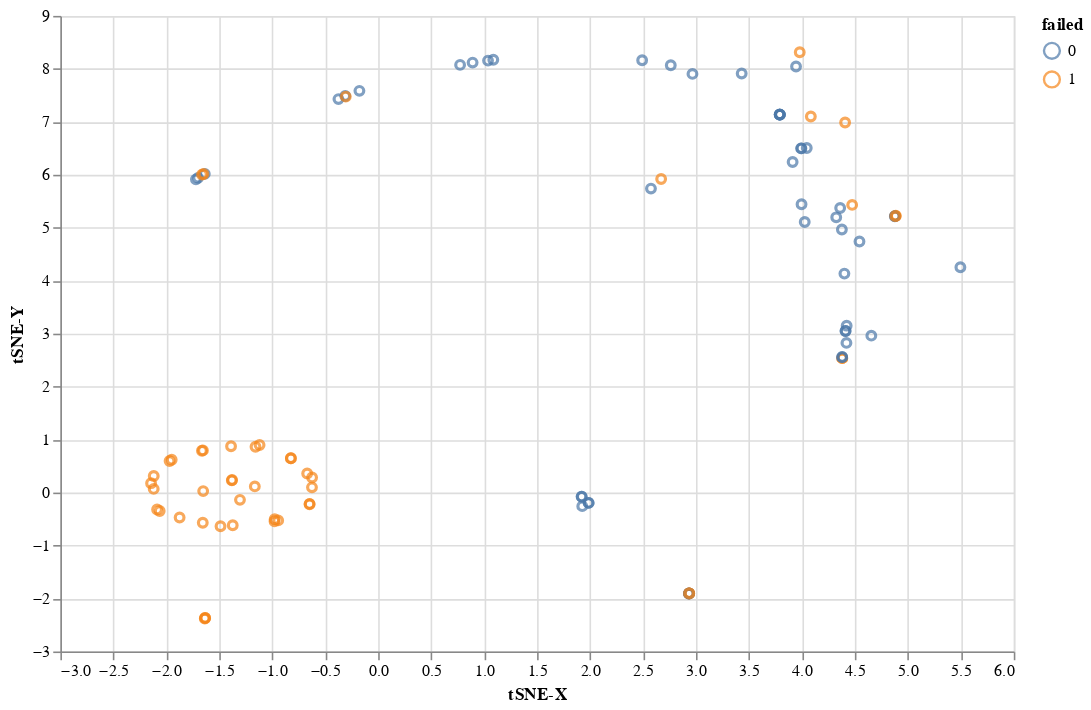

The notebook cell this image was saved under:
### Code cell
import altair as alt

_X = pd.DataFrame({'tSNE-X': tf[:, 0], 'tSNE-Y': tf[:, 1], 'failed': sampled_pdf['failed']})
alt.Chart(_X).mark_point().encode(x='tSNE-X', y='tSNE-Y', color='failed:N').properties(width=600, height=400).interactive()

### Figure 1 — Vega-Lite specification as saved in the notebook (floating-point values rounded to 4 significant figures)
{"config": {"view": {"continuousWidth": 400, "continuousHeight": 300}}, "data": {"name": "data-582d27ebbc48978a505be4422596fec7"}, "mark": "point", "encoding": {"color": {"type": "nominal", "field": "failed"}, "x": {"type": "quantitative", "field": "tSNE-X"}, "y": {"type": "quantitative", "field": "tSNE-Y"}}, "height": 400, "selection": {"selector003": {"type": "interval", "bind": "scales", "encodings": ["x", "y"]}}, "width": 600, "$schema": "https://vega.github.io/schema/vega-lite/v4.8.1.json", "datasets": {"data-582d27ebbc48978a505be4422596fec7": [{"tSNE-X": 4.42, "tSNE-Y": 2.826, "failed": 0}, {"tSNE-X": 0.7733, "tSNE-Y": 8.075, "failed": 0}, {"tSNE-X": 1.037, "tSNE-Y": 8.155, "failed": 0}, {"tSNE-X": 1.926, "tSNE-Y": -0.2562, "failed": 0}, {"tSNE-X": -1.379, "tSNE-Y": 0.237, "failed": 1}, {"tSNE-X": 4.881, "tSNE-Y": 5.22, "failed": 1}, {"tSNE-X": 3.993, "tSNE-Y": 6.499, "failed": 0}, {"tSNE-X": 5.496, "tSNE-Y": 4.254, "failed": 0}, {"tSNE-X": 4.408, "tSNE-Y": 6.986, "failed": 1}, {"tSNE-X": -0.9441, "tSNE-Y": -0.5249, "failed": 1}, {"tSNE-X": 2.967, "tSNE-Y": 7.904, "failed": 0}, {"tSNE-X": -1.7, "tSNE-Y": 5.942, "failed": 0}, {"tSNE-X": 1.92, "tSNE-Y": -0.07601, "failed": 0}, {"tSNE-X": -1.373, "tSNE-Y": -0.6154, "failed": 1}, {"tSNE-X": -1.488, "tSNE-Y": -0.6366, "failed": 1}, {"tSNE-X": 4.878, "tSNE-Y": 5.22, "failed": 1}, {"tSNE-X": -0.3108, "tSNE-Y": 7.487, "failed": 0}, {"tSNE-X": 4.377, "tSNE-Y": 4.966, "failed": 0}, {"tSNE-X": 3.431, "tSNE-Y": 7.912, "failed": 0}, {"tSNE-X": -1.652, "tSNE-Y": 0.02835, "failed": 1}, {"tSNE-X": -1.721, "tSNE-Y": 5.914, "failed": 0}, {"tSNE-X": -0.6477, "tSNE-Y": -0.2138, "failed": 1}, {"tSNE-X": -0.6703, "tSNE-Y": 0.3617, "failed": 1}, {"tSNE-X": -2.087, "tSNE-Y": -0.3193, "failed": 1}, {"tSNE-X": 3.791, "tSNE-Y": 7.137, "failed": 0}, {"tSNE-X": 4.381, "tSNE-Y": 2.538, "failed": 1}, {"tSNE-X": 2.575, "tSNE-Y": 5.739, "failed": 0}, {"tSNE-X": 3.791, "tSNE-Y": 7.137, "failed": 0}, {"tSNE-X": 2.762, "tSNE-Y": 8.067, "failed": 0}, {"tSNE-X": 4.381, "tSNE-Y": 2.538, "failed": 1}, {"tSNE-X": 1.922, "tSNE-Y": -0.07934, "failed": 0}, {"tSNE-X": 3.98, "tSNE-Y": 8.313, "failed": 1}, {"tSNE-X": 4.886, "tSNE-Y": 5.227, "failed": 1}, {"tSNE-X": 1.986, "tSNE-Y": -0.1944, "failed": 0}, {"tSNE-X": -1.158, "tSNE-Y": 0.8658, "failed": 1}, {"tSNE-X": 4.543, "tSNE-Y": 4.74, "failed": 0}, {"tSNE-X": 3.912, "tSNE-Y": 6.242, "failed": 0}, {"tSNE-X": 1.087, "tSNE-Y": 8.171, "failed": 0}, {"tSNE-X": -1.637, "tSNE-Y": 6.017, "failed": 0}, {"tSNE-X": 4.877, "tSNE-Y": 5.218, "failed": 0}, {"tSNE-X": 2.936, "tSNE-Y": -1.902, "failed": 1}, {"tSNE-X": 2.934, "tSNE-Y": -1.904, "failed": 0}, {"tSNE-X": -1.949, "tSNE-Y": 0.6188, "failed": 1}, {"tSNE-X": -1.305, "tSNE-Y": -0.1373, "failed": 1}, {"tSNE-X": 4.413, "tSNE-Y": 3.05, "failed": 0}, {"tSNE-X": 0.8913, "tSNE-Y": 8.118, "failed": 0}, {"tSNE-X": -1.664, "tSNE-Y": 0.7888, "failed": 1}, {"tSNE-X": 4.655, "tSNE-Y": 2.963, "failed": 0}, {"tSNE-X": 4.324, "tSNE-Y": 5.197, "failed": 0}, {"tSNE-X": 3.996, "tSNE-Y": 5.443, "failed": 0}, {"tSNE-X": 4.084, "tSNE-Y": 7.101, "failed": 1}, {"tSNE-X": -2.144, "tSNE-Y": 0.1776, "failed": 1}, {"tSNE-X": 3.945, "tSNE-Y": 8.045, "failed": 0}, {"tSNE-X": -0.9771, "tSNE-Y": -0.5022, "failed": 1}, {"tSNE-X": -1.381, "tSNE-Y": 0.2315, "failed": 1}, {"tSNE-X": -2.119, "tSNE-Y": 0.07009, "failed": 1}, {"tSNE-X": -1.663, "tSNE-Y": 6.004, "failed": 1}, {"tSNE-X": 4.38, "tSNE-Y": 2.558, "failed": 0}, {"tSNE-X": 4.361, "tSNE-Y": 5.373, "failed": 0}, {"tSNE-X": -1.389, "tSNE-Y": 0.8744, "failed": 1}, {"tSNE-X": 1.986, "tSNE-Y": -0.1948, "failed": 0}, {"tSNE-X": -2.063, "tSNE-Y": -0.3465, "failed": 1}, {"tSNE-X": -0.3751, "tSNE-Y": 7.429, "failed": 0}, {"tSNE-X": 2.936, "tSNE-Y": -1.902, "failed": 1}, {"tSNE-X": 4.474, "tSNE-Y": 5.431, "failed": 1}, {"tSNE-X": 2.492, "tSNE-Y": 8.162, "failed": 0}, {"tSNE-X": -1.874, "tSNE-Y": -0.47, "failed": 1}, {"tSNE-X": -0.1771, "tSNE-Y": 7.585, "failed": 0}, {"tSNE-X": -0.625, "tSNE-Y": 0.0991, "failed": 1}, {"tSNE-X": -1.649, "tSNE-Y": 6.016, "failed": 1}, {"tSNE-X": -2.119, "tSNE-Y": 0.3124, "failed": 1}, {"tSNE-X": -0.6477, "tSNE-Y": -0.2191, "failed": 1}, {"tSNE-X": -0.6239, "tSNE-Y": 0.2846, "failed": 1}, {"tSNE-X": 4.38, "tSNE-Y": 2.561, "failed": 0}, {"tSNE-X": 4.884, "tSNE-Y": 5.219, "failed": 1}, {"tSNE-X": 2.934, "tSNE-Y": -1.905, "failed": 1}, {"tSNE-X": 2.934, "tSNE-Y": -1.905, "failed": 0}, {"tSNE-X": -1.633, "tSNE-Y": -2.368, "failed": 1}, {"tSNE-X": -1.656, "tSNE-Y": -0.57, "failed": 1}, {"tSNE-X": 4.046, "tSNE-Y": 6.505, "failed": 0}, {"tSNE-X": 2.671, "tSNE-Y": 5.92, "failed": 1}, {"tSNE-X": 4.026, "tSNE-Y": 5.108, "failed": 0}, {"tSNE-X": 4.401, "tSNE-Y": 4.134, "failed": 0}, {"tSNE-X": -0.824, "tSNE-Y": 0.6479, "failed": 1}, {"tSNE-X": 4.422, "tSNE-Y": 3.151, "failed": 0}, {"tSNE-X": 3.79, "tSNE-Y": 7.136, "failed": 0}, {"tSNE-X": -0.824, "tSNE-Y": 0.6479, "failed": 1}, {"tSNE-X": -0.9786, "tSNE-Y": -0.5417, "failed": 1}, {"tSNE-X": 4.411, "tSNE-Y": 3.05, "failed": 0}, {"tSNE-X": 2.936, "tSNE-Y": -1.902, "failed": 1}, {"tSNE-X": -1.165, "tSNE-Y": 0.1165, "failed": 1}, {"tSNE-X": -0.306, "tSNE-Y": 7.476, "failed": 1}, {"tSNE-X": -1.634, "tSNE-Y": -2.366, "failed": 1}, {"tSNE-X": -1.654, "tSNE-Y": 0.7965, "failed": 1}, {"tSNE-X": -1.12, "tSNE-Y": 0.8989, "failed": 1}, {"tSNE-X": 3.995, "tSNE-Y": 6.5, "failed": 0}, {"tSNE-X": -1.637, "tSNE-Y": -2.38, "failed": 1}, {"tSNE-X": -1.969, "tSNE-Y": 0.5967, "failed": 1}, {"tSNE-X": 3.791, "tSNE-Y": 7.137, "failed": 0}, {"tSNE-X": 3.79, "tSNE-Y": 7.138, "failed": 0}]}}
